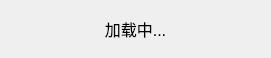
<?xml version="1.0" encoding="UTF-8"?>
<ui version="4.0">
 <class>MainWindow</class>
 <widget class="QMainWindow" name="MainWindow">
  <property name="geometry">
   <rect>
    <x>0</x>
    <y>0</y>
    <width>271</width>
    <height>58</height>
   </rect>
  </property>
  <property name="windowTitle">
   <string>MainWindow</string>
  </property>
  <widget class="QWidget" name="centralwidget">
   <layout class="QHBoxLayout" name="horizontalLayout">
    <item>
     <widget class="QLabel" name="label">
      <property name="text">
       <string>&lt;html&gt;&lt;head/&gt;&lt;body&gt;&lt;p align=&quot;center&quot;&gt;&lt;span style=&quot; font-size:12pt;&quot;&gt;加载中...&lt;/span&gt;&lt;/p&gt;&lt;/body&gt;&lt;/html&gt;</string>
      </property>
     </widget>
    </item>
   </layout>
  </widget>
 </widget>
 <resources/>
 <connections/>
</ui>
